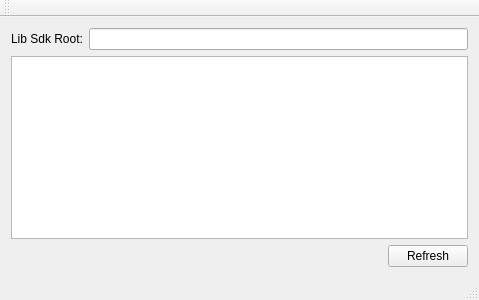
<?xml version="1.0" encoding="UTF-8"?>
<ui version="4.0">
 <class>MainWindow</class>
 <widget class="QMainWindow" name="MainWindow">
  <property name="geometry">
   <rect>
    <x>0</x>
    <y>0</y>
    <width>479</width>
    <height>300</height>
   </rect>
  </property>
  <property name="windowTitle">
   <string>MainWindow</string>
  </property>
  <widget class="QWidget" name="centralWidget">
   <layout class="QGridLayout" name="gridLayout">
    <item row="2" column="0" colspan="3">
     <widget class="QTableWidget" name="tableWidget"/>
    </item>
    <item row="0" column="0">
     <widget class="QLabel" name="label">
      <property name="text">
       <string>Lib Sdk Root:</string>
      </property>
     </widget>
    </item>
    <item row="3" column="2">
     <widget class="QPushButton" name="pushButton">
      <property name="text">
       <string>Refresh</string>
      </property>
     </widget>
    </item>
    <item row="3" column="1">
     <spacer name="horizontalSpacer">
      <property name="orientation">
       <enum>Qt::Horizontal</enum>
      </property>
      <property name="sizeHint" stdset="0">
       <size>
        <width>40</width>
        <height>20</height>
       </size>
      </property>
     </spacer>
    </item>
    <item row="0" column="1" colspan="2">
     <widget class="QLineEdit" name="lineEdit">
      <property name="text">
       <string/>
      </property>
     </widget>
    </item>
   </layout>
  </widget>
  <widget class="QMenuBar" name="menuBar">
   <property name="geometry">
    <rect>
     <x>0</x>
     <y>0</y>
     <width>479</width>
     <height>17</height>
    </rect>
   </property>
  </widget>
  <widget class="QToolBar" name="mainToolBar">
   <attribute name="toolBarArea">
    <enum>TopToolBarArea</enum>
   </attribute>
   <attribute name="toolBarBreak">
    <bool>false</bool>
   </attribute>
  </widget>
  <widget class="QStatusBar" name="statusBar"/>
 </widget>
 <layoutdefault spacing="6" margin="11"/>
 <resources/>
 <connections/>
</ui>
